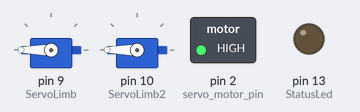
The sketch below on a simulated Arduino Uno, built with avr-gcc and run on an emulated ATmega328P. Parts: 2 × servo, switched loads named in the sketch (green lamp = pin HIGH), output pins drawn as LEDs (lit = HIGH).

Above: at 5.1 s.
At 10.37 s:
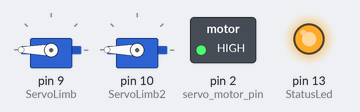
Timing chart, 0 to 13.6 s (numbered marks = the images above):
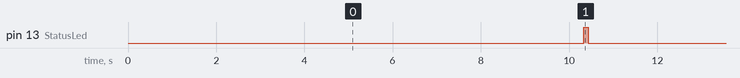

Measured:
- by itself, pin 13 (StatusLed): alternates HIGH for 0.10 s and LOW for 10.3 s

The sketch:

PlaybackRobot.ino
```cpp
/*
 * The code first defines the pins of the servo motors
 * button and potentiometer. Reads the value of the button
 * and pot, scales it to use it with the servos and
 * sets their position according to the scaled values.
 * Record and playback is controlled by button press.
 */
#include <Servo.h>
#include <EEPROM.h> //to store recorded valueues

float motion = 2000; //MUST be less than EEPROM.length()
float delayTime = 5;

int StatusLed = 13;

Servo ServoLimb;
Servo ServoLimb2;

bool record_action = false;

void setup() {

 pinMode(StatusLed, OUTPUT); // we need status led
 pinMode(2, OUTPUT);  // servo motor pin
 ServoLimb.attach(9);
 ServoLimb2.attach(10);
 digitalWrite(2, HIGH);
 pinMode(StatusLed, OUTPUT); // status led
//Serial.println(EEPROM.length());

}
void loop() {
 if (record_action == true) {//record
   for (int i = 1; i <= motion; i++) {
     digitalWrite(StatusLed, HIGH); //light status led
     int value = map(analogRead(A0), 0, 1023, 0, 180);
     int value2 = map(analogRead(A2), 0, 1023, 0, 180);
     EEPROM.write(i, value);
     EEPROM.write(i, value2);
     //Serial.println(EEPROM.read(i));
     ServoLimb.write(value);
     ServoLimb2.write(value2);
     delay(delayTime);
   }
   digitalWrite(StatusLed, LOW); //turn off status led
   delay(1000);
   record_action = false;
 }
 else {
   for (int i = 1; i <= motion; i++) {
     if (digitalRead(2) == 0) {
       record_action = true;
       break;
     }
     int readvalue = EEPROM.read(i);
     int readvalue2 = EEPROM.read(i);
     ServoLimb.write(readvalue);
     ServoLimb2.write(readvalue2);
     //Serial.println(readvalue);
     delay(delayTime);
   }
   digitalWrite(StatusLed, HIGH);
   delay(100);
   digitalWrite(StatusLed, LOW);
 }
}
```
